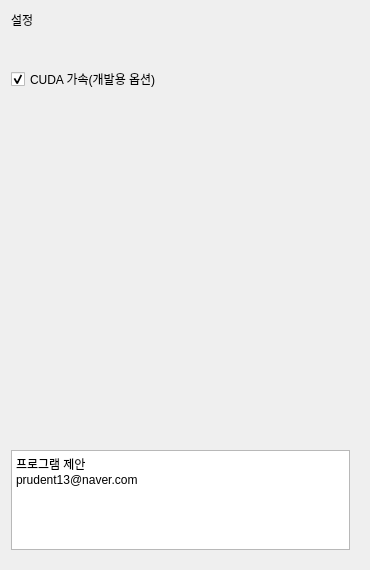
<?xml version="1.0" encoding="UTF-8"?>
<ui version="4.0">
 <class>Settings</class>
 <widget class="QWidget" name="Settings">
  <property name="geometry">
   <rect>
    <x>0</x>
    <y>0</y>
    <width>370</width>
    <height>570</height>
   </rect>
  </property>
  <property name="windowTitle">
   <string>Form</string>
  </property>
  <widget class="QWidget" name="verticalLayoutWidget_12">
   <property name="geometry">
    <rect>
     <x>0</x>
     <y>0</y>
     <width>361</width>
     <height>561</height>
    </rect>
   </property>
   <layout class="QVBoxLayout" name="verticalLayout_7">
    <property name="sizeConstraint">
     <enum>QLayout::SetMinAndMaxSize</enum>
    </property>
    <property name="leftMargin">
     <number>11</number>
    </property>
    <property name="topMargin">
     <number>11</number>
    </property>
    <property name="rightMargin">
     <number>11</number>
    </property>
    <property name="bottomMargin">
     <number>11</number>
    </property>
    <item>
     <widget class="QLabel" name="label">
      <property name="sizePolicy">
       <sizepolicy hsizetype="Preferred" vsizetype="Fixed">
        <horstretch>0</horstretch>
        <verstretch>0</verstretch>
       </sizepolicy>
      </property>
      <property name="minimumSize">
       <size>
        <width>0</width>
        <height>30</height>
       </size>
      </property>
      <property name="text">
       <string>설정</string>
      </property>
      <property name="alignment">
       <set>Qt::AlignLeading|Qt::AlignLeft|Qt::AlignTop</set>
      </property>
     </widget>
    </item>
    <item>
     <widget class="QLabel" name="label_2">
      <property name="text">
       <string/>
      </property>
     </widget>
    </item>
    <item>
     <widget class="QCheckBox" name="checkBox_cuda">
      <property name="sizePolicy">
       <sizepolicy hsizetype="Minimum" vsizetype="Preferred">
        <horstretch>0</horstretch>
        <verstretch>0</verstretch>
       </sizepolicy>
      </property>
      <property name="toolTip">
       <string extracomment="GPU 있고 CUDA 설치된 경우 사용 가능"/>
      </property>
      <property name="text">
       <string>CUDA 가속(개발용 옵션)</string>
      </property>
      <property name="checked">
       <bool>true</bool>
      </property>
     </widget>
    </item>
    <item>
     <spacer name="verticalSpacer">
      <property name="orientation">
       <enum>Qt::Vertical</enum>
      </property>
      <property name="sizeHint" stdset="0">
       <size>
        <width>20</width>
        <height>40</height>
       </size>
      </property>
     </spacer>
    </item>
    <item>
     <widget class="QTextBrowser" name="textBrowser">
      <property name="enabled">
       <bool>true</bool>
      </property>
      <property name="sizePolicy">
       <sizepolicy hsizetype="Expanding" vsizetype="Fixed">
        <horstretch>0</horstretch>
        <verstretch>50</verstretch>
       </sizepolicy>
      </property>
      <property name="maximumSize">
       <size>
        <width>340</width>
        <height>100</height>
       </size>
      </property>
      <property name="html">
       <string>&lt;!DOCTYPE HTML PUBLIC &quot;-//W3C//DTD HTML 4.0//EN&quot; &quot;http://www.w3.org/TR/REC-html40/strict.dtd&quot;&gt;
&lt;html&gt;&lt;head&gt;&lt;meta name=&quot;qrichtext&quot; content=&quot;1&quot; /&gt;&lt;style type=&quot;text/css&quot;&gt;
p, li { white-space: pre-wrap; }
&lt;/style&gt;&lt;/head&gt;&lt;body style=&quot; font-family:'Gulim'; font-size:9pt; font-weight:400; font-style:normal;&quot;&gt;
&lt;p style=&quot; margin-top:0px; margin-bottom:0px; margin-left:0px; margin-right:0px; -qt-block-indent:0; text-indent:0px;&quot;&gt;프로그램 제안 &lt;/p&gt;
&lt;p style=&quot; margin-top:0px; margin-bottom:0px; margin-left:0px; margin-right:0px; -qt-block-indent:0; text-indent:0px;&quot;&gt;prudent13@naver.com&lt;/p&gt;&lt;/body&gt;&lt;/html&gt;</string>
      </property>
     </widget>
    </item>
   </layout>
  </widget>
 </widget>
 <resources/>
 <connections/>
</ui>
